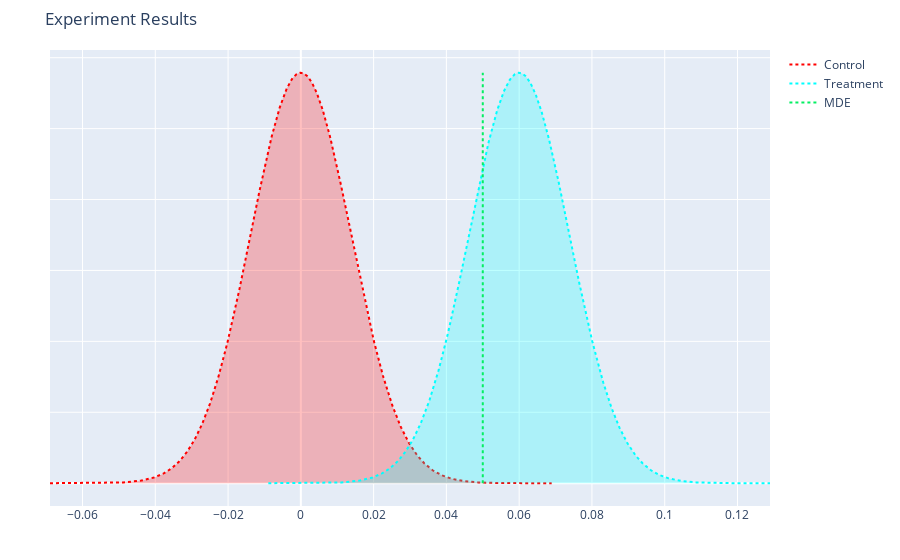

Write notebook code for a chart like this one.
### Markdown cell above
#### A/B Testing Simulation

### Code cell
# Displaying results in distribution plot (KDE)

kde = ab_exp.get_experiment_results(min_sample_size, .08, min_sample_size, .14, 'KDE')
kde

### Figure 1 — Plotly figure (JSON) as saved in the notebook; plotly's stock layout.template omitted (floating-point values rounded to 4 significant figures; data arrays with more than 128 entries replaced by an {"elided": "..."} marker saying what was removed)
{"data": [{"line": {"color": "red", "dash": "dot"}, "mode": "lines", "name": "Control", "type": "scatter", "x": {"elided": "1030 float values"}, "y": {"elided": "1030 float values"}}, {"fill": "tozeroy", "fillcolor": "rgba(255,0,0,0.25)", "mode": "none", "name": "Control Area", "showlegend": false, "type": "scatter", "x": {"elided": "1030 float values"}, "y": {"elided": "1030 float values"}}, {"line": {"color": "cyan", "dash": "dot"}, "mode": "lines", "name": "Treatment", "type": "scatter", "x": {"elided": "1030 float values"}, "y": {"elided": "1030 float values"}}, {"fill": "tozeroy", "fillcolor": "rgba(0,255,255,0.25)", "mode": "none", "name": "Treatment Area", "showlegend": false, "type": "scatter", "x": {"elided": "1030 float values"}, "y": {"elided": "1030 float values"}}, {"line": {"color": "#04ef62", "dash": "dot"}, "mode": "lines", "name": "MDE", "type": "scatter", "x": [0.05, 0.05], "y": [0, 28.93]}], "layout": {"autosize": true, "margin": {"b": 50, "l": 50, "r": 50, "t": 50}, "title": {"text": "Experiment Results"}, "xaxis": {"title": {"text": ""}}, "yaxis": {"showticklabels": false, "title": {"text": ""}}}}
